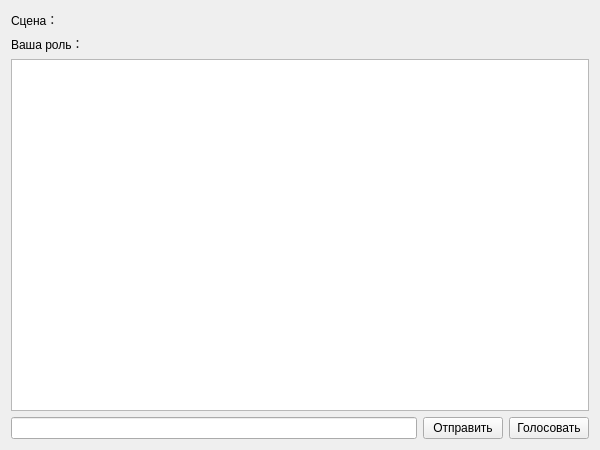
<?xml version="1.0" encoding="UTF-8"?>
<ui version="4.0">
 <class>ChatWindow</class>
 <widget class="QWidget" name="ChatWindow">
  <property name="geometry">
   <rect>
    <x>0</x>
    <y>0</y>
    <width>600</width>
    <height>450</height>
   </rect>
  </property>
  <property name="windowTitle">
   <string>Чат</string>
  </property>
  <layout class="QVBoxLayout" name="verticalLayout">
   <item>
    <widget class="QLabel" name="labScene">
     <property name="text">
      <string>Сцена：</string>
     </property>
    </widget>
   </item>
   <item>
    <widget class="QLabel" name="labRole">
     <property name="text">
      <string>Ваша роль：</string>
     </property>
    </widget>
   </item>
   <item>
    <widget class="QTextEdit" name="txtChat">
     <property name="readOnly">
      <bool>true</bool>
     </property>
    </widget>
   </item>
   <item>
    <layout class="QHBoxLayout" name="horizontalLayout">
     <item>
      <widget class="QLineEdit" name="editMsg"/>
     </item>
     <item>
      <widget class="QPushButton" name="btnSend">
       <property name="text">
        <string>Отправить</string>
       </property>
      </widget>
     </item>
     <item>
      <widget class="QPushButton" name="btnVote">
       <property name="text">
        <string>Голосовать</string>
       </property>
      </widget>
     </item>
    </layout>
   </item>
  </layout>
 </widget>
 <resources/>
 <connections/>
</ui>
